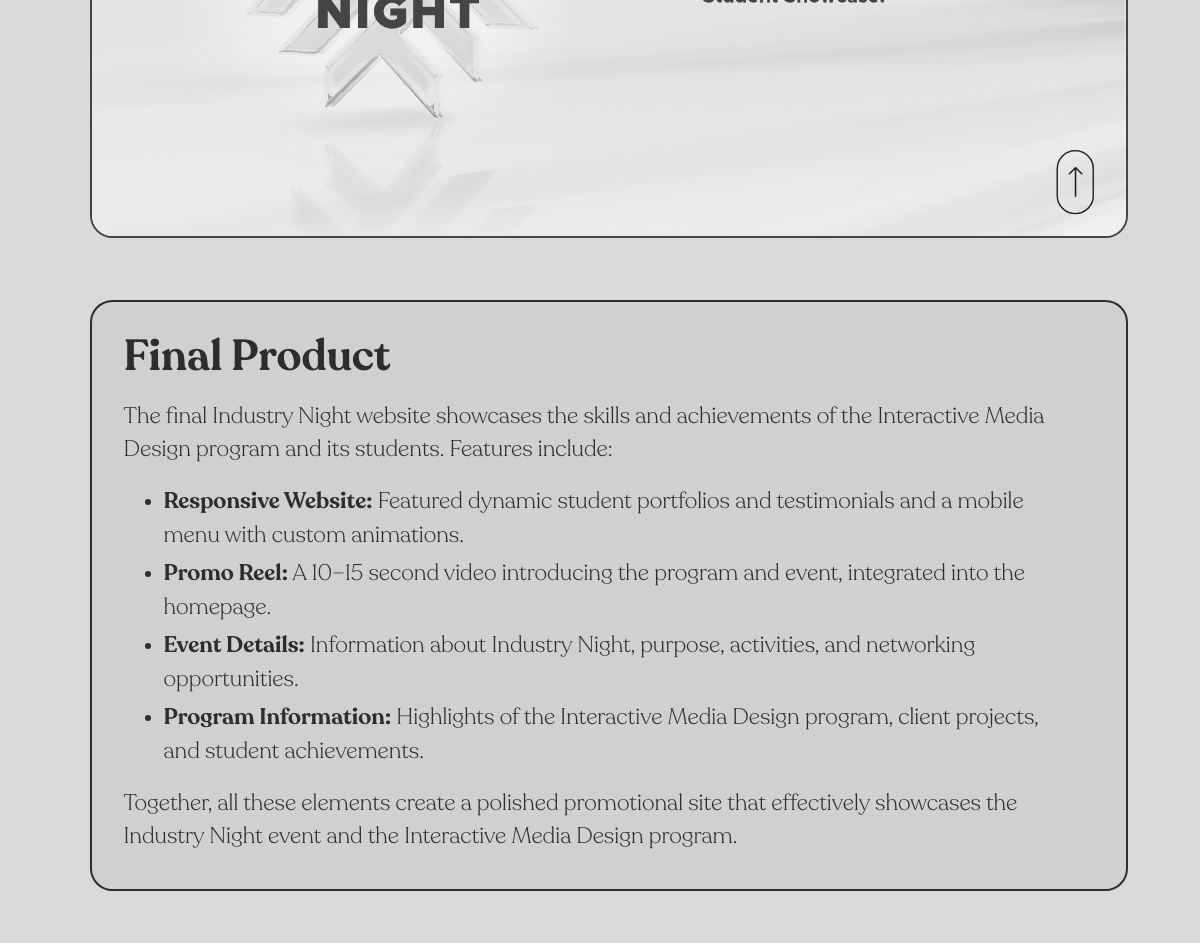
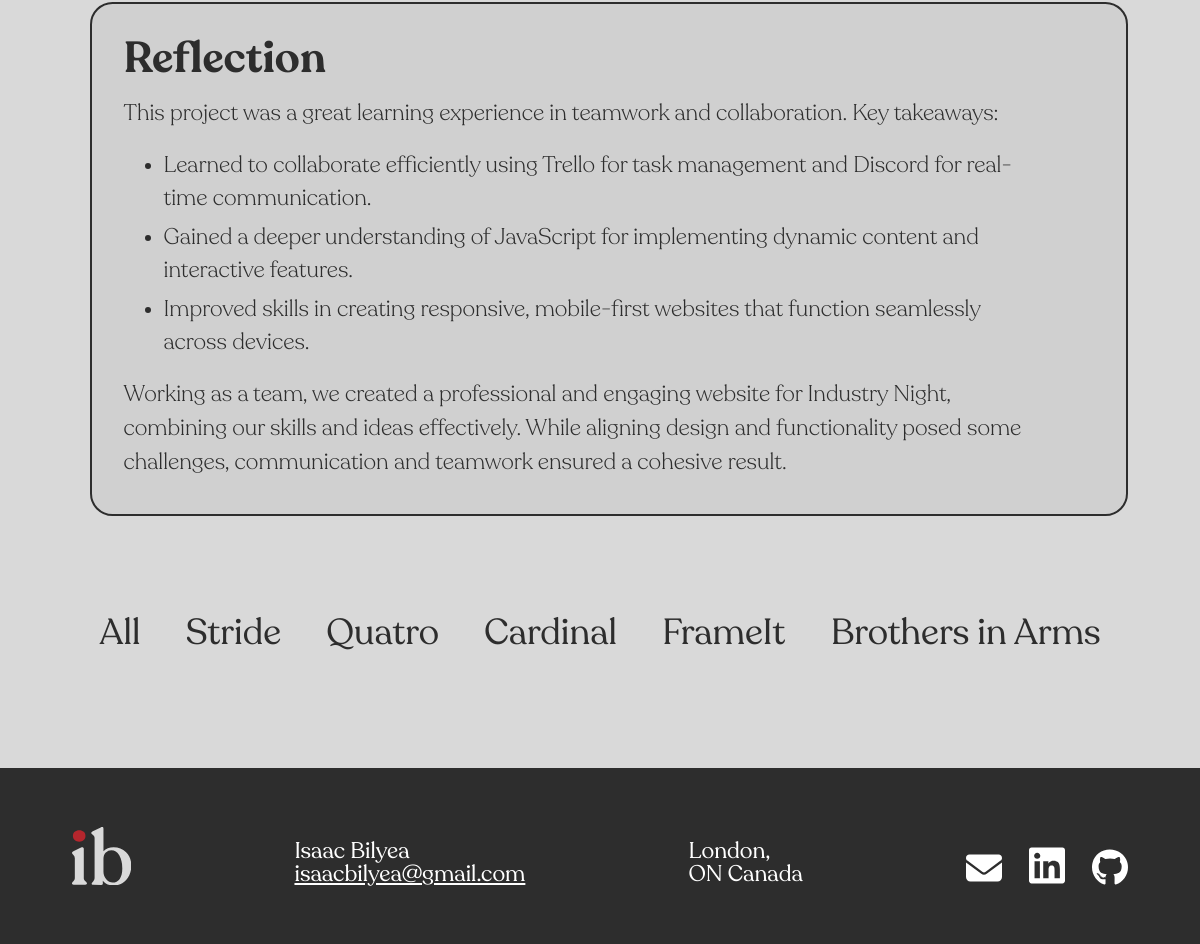
The page /details.php?id=2 (lower part) on the database as committed earlier (2 pictures, top to bottom).
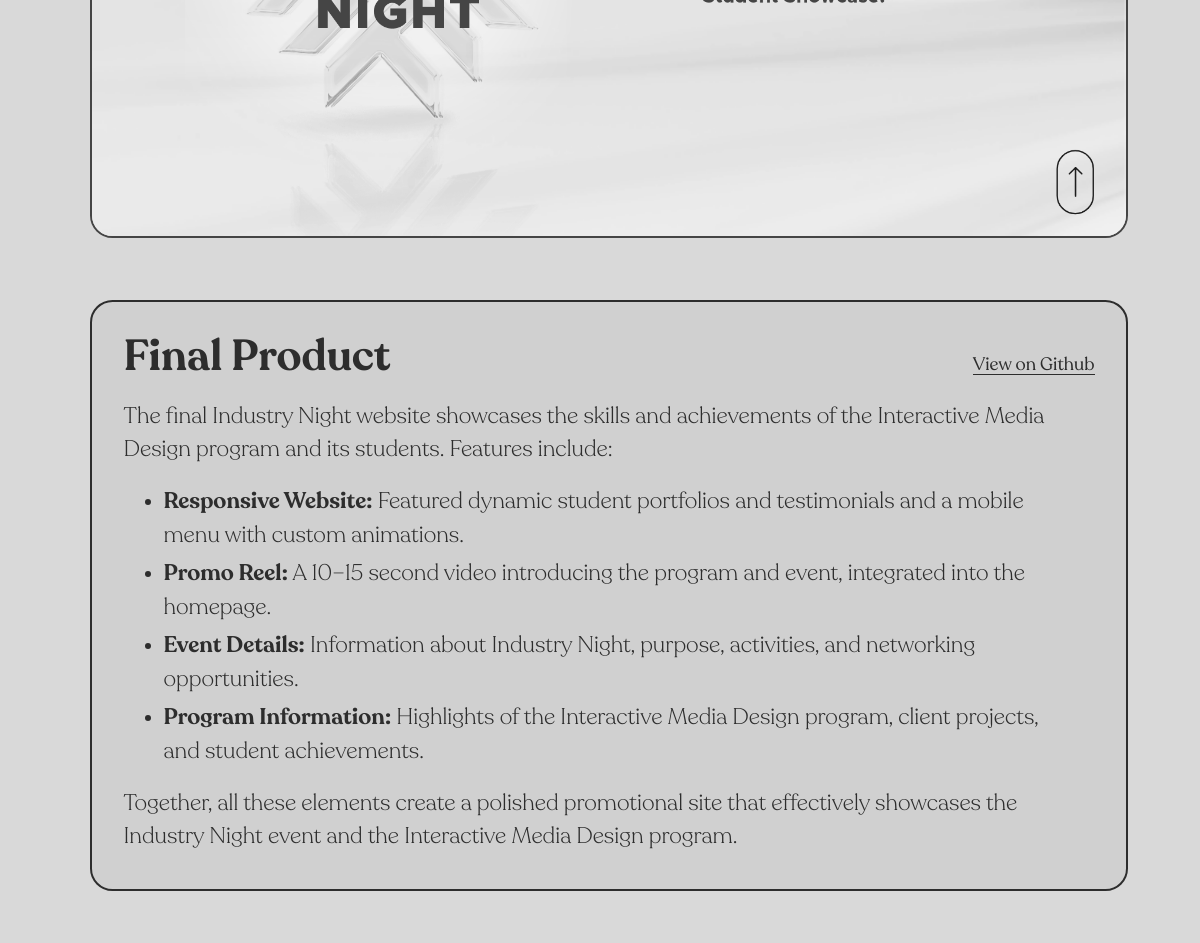
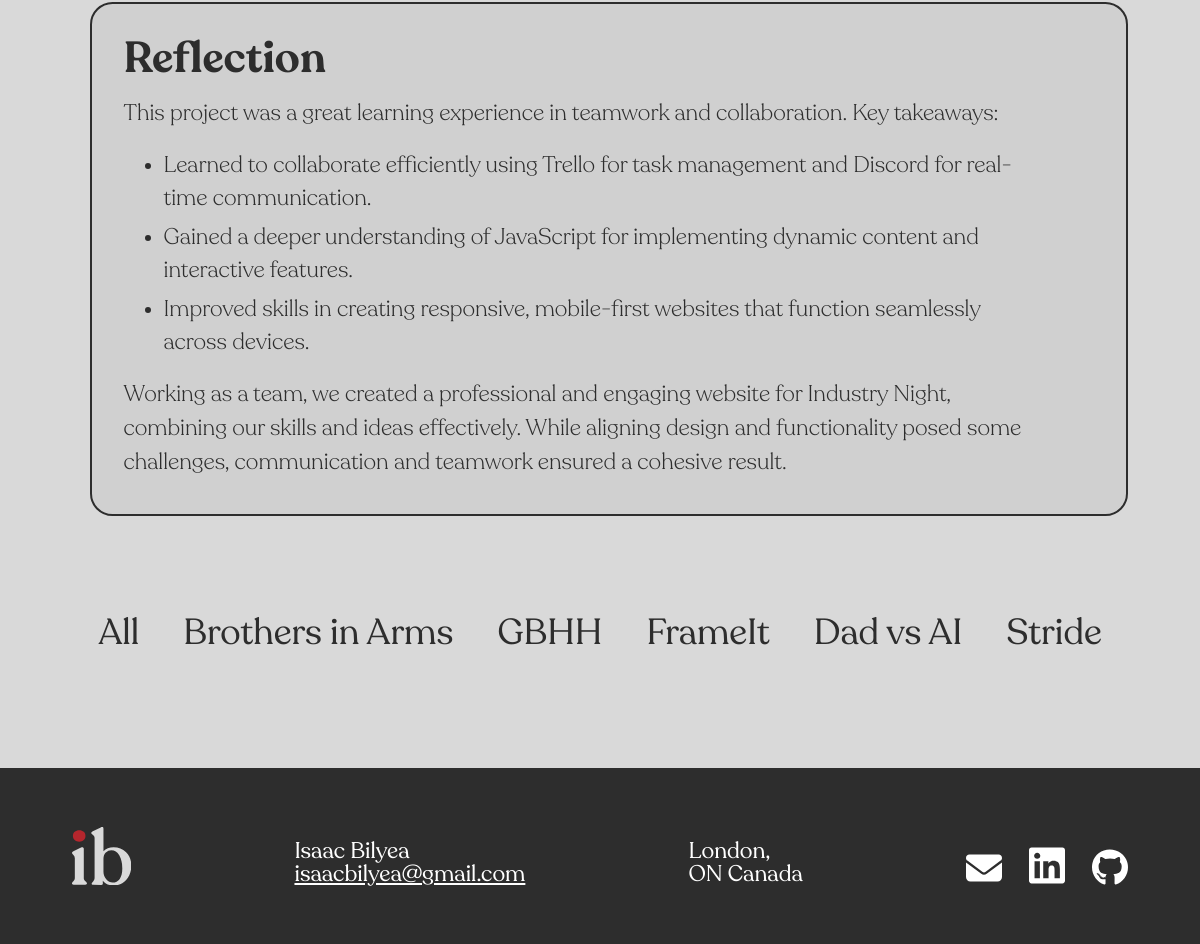
The same page on the database as committed later (2 pictures, top to bottom).
### tables this page shows
CREATE TABLE projects (
  id int UNSIGNED NOT NULL,
  title varchar(150) NOT NULL,
  description varchar(500) NOT NULL,
  cover_image varchar(500) NOT NULL,
  colour varchar(100) NOT NULL,
  overview varchar(2000) NOT NULL,
  summary varchar(1700) NOT NULL,
  problems varchar(2500) NOT NULL,
  research varchar(1500) NOT NULL,
  process varchar(2500) NOT NULL,
  final_product varchar(2300) NOT NULL,
  reflection varchar(2000) NOT NULL,
  link varchar(200) DEFAULT NULL,
  github_link varchar(200) DEFAULT NULL,
  project_order int NOT NULL,
  visible tinyint(1) NOT NULL DEFAULT '1'
);

### details.php (the view, shortened to what this page needs)
<!DOCTYPE html>
<html lang="en">
<?php
require_once('includes/connect.php');
$query = 'SELECT * FROM projects LEFT JOIN media_files ON media_files.project_id = projects.id WHERE projects.id = :projectid';
$stmt = $connect->prepare($query);
$projectid = $_GET['id'];
$stmt->bindParam(':projectid', $projectid, PDO::PARAM_INT);
$stmt->execute();
$row = $stmt->fetch(PDO::FETCH_ASSOC);
$link_query = 'SELECT id, title FROM projects WHERE projects.id != :projectid AND visible = 1 ORDER BY project_order ASC';
$link_results = $connect->prepare($link_query);
$link_results->bindParam(':projectid', $projectid, PDO::PARAM_INT);
$link_results->execute();
$projectColor = ($row['colour'] === 'var(--dot-color)') ? 'var(--dot-color, #DA5C31)' : $row['colour'];
?>
<head>
  <link rel="stylesheet" href="https://cdn.plyr.io/3.7.8/plyr.css">
  <link href="css/main.css?v=041325" rel="stylesheet">
</head>
<body>
  <section id="case-study-con">
    <div class="timeline-layout">
      <div id="case-study-text">
        <div class="study-card-image col-span-full" data-section="Final Product" style="border-color: <?php echo $projectColor; ?>" data-color="<?php echo $projectColor; ?>">
          <img src="images/<?php echo $row['filename']; ?>-finalproduct.png" alt="<?php echo $row['alt']; ?> final product">
        </div>
        <div id="final-product" class="study-card col-span-full" data-section="Final Product">
            <div id="final-product-heading">
              <h3>Final Product</h3>
              <a href="<?php echo $row['github_link']; ?>" target="_blank">View on Github</a>
            </div>
            <p><?php echo $row['final_product']; ?></p>
        </div>
        <div id="reflection" class="study-card col-span-full" data-section="Reflection">
            <h3>Reflection</h3>
            <p><?php echo $row['reflection']; ?></p>
        </div>
      </div>
    </div>
  </section>
  <section id="other-projects" class="grid-con">
    <ul class="col-span-full">
      <li><a href="index.php">All</a>
      <?php
      while ($links = $link_results->fetch(PDO::FETCH_ASSOC)) {
          echo '<li><a href="details.php?id='.$links['id'].'">'.$links['title'].'</a></li>';
      }
      ?>
    </ul>
  </section>
  <footer>
    <div id="footer-con">
      <svg class="logo" xmlns="http://www.w3.org/2000/svg" viewBox="0 0 65.61 64.69">
        <defs>
        </defs>
        <g class="logo-elements" data-name="logo-shapes">
          <path class="logo-letter"
            d="M1.78,63.84c-1.18,0-1.78-.42-1.78-1.27v-.34c0-.51.52-1.24,1.57-2.2,1.04-.96,1.56-2.06,1.56-3.3v-22.18c0-1.3-.52-2.51-1.56-3.64-1.05-1.13-1.57-1.86-1.57-2.2v-.25c0-.45.51-.96,1.52-1.52l8.47-4.23c.96-.39,1.71-.44,2.25-.13.53.31.8.83.8,1.57v32.59c0,1.24.58,2.34,1.74,3.3,1.16.96,1.74,1.69,1.74,2.2v.34c0,.85-.62,1.27-1.86,1.27H1.78Z" />
          <path class="logo-dot" style="fill: <?php echo $projectColor; ?>"
            d="M8.04,16.18c-2.09,0-3.78-.59-5.08-1.78s-1.95-2.71-1.95-4.57.65-3.39,1.95-4.57,2.99-1.78,5.08-1.78,3.68.59,4.95,1.78,1.91,2.71,1.91,4.57-.64,3.39-1.91,4.57-2.92,1.78-4.95,1.78Z" />
          <path class="logo-letter"
            d="M45.97,22.36c5.36,0,9.98,1.88,13.84,5.63,3.86,3.75,5.8,8.71,5.8,14.86s-1.91,11.54-5.72,15.66-8.42,6.18-13.84,6.18c-4.97,0-8.97-1.78-12.02-5.34l.09,3.05c0,1.07-.56,1.61-1.69,1.61l-9.14-.17c-1.02,0-1.52-.39-1.52-1.18v-.25c0-.45.53-1.2,1.61-2.24s1.61-2.19,1.61-3.43V12.28c0-1.02-.3-1.87-.89-2.58s-1.21-1.28-1.83-1.74-.93-.93-.93-1.44v-.25c0-.62.56-1.18,1.69-1.69L31.75.43c.9-.45,1.63-.55,2.2-.3.56.25.85.83.85,1.73v24.97c2.71-2.99,6.43-4.48,11.17-4.48ZM44.86,61.47c3.39,0,6.03-1.35,7.92-4.06,1.89-2.71,2.84-6.52,2.84-11.43,0-6.09-1.12-11.02-3.35-14.77-2.23-3.75-5.15-5.63-8.76-5.63-2.37,0-4.42.92-6.14,2.75-1.72,1.84-2.58,4.11-2.58,6.82v14.31c0,3.1,1.03,5.88,3.09,8.34,2.05,2.46,4.38,3.68,6.98,3.68Z" />
        </g>
      </svg>
      <p id="footer-info">Isaac Bilyea<br><a href="mailto:isaacbilyea@gmail.com" target="_blank">isaacbilyea@gmail.com</a></p>
      <p>London,<br class="desktop-break"> ON Canada</p>
      <div id="sm-links">
        <a href="mailto:isaacbilyea@gmail.com" target="_blank">
          <img src="images/email.svg" alt="email icon">
        </a>
        <a href="https://www.linkedin.com/in/isaacbilyea/" target="_blank">
          <img src="images/linkedin.svg" alt="linkedin icon">
        </a>
        <a href="https://github.com/isaacbilyea" target="_blank">
          <img src="images/github.svg" alt="github icon">
        </a>
      </div>
    </div>
  </footer>
</body>
</html>

Rows that differ between the two databases and show on the page:
no longer on this page (row edited): projects: title "Quatro"
no longer on this page (row edited): projects: title "Cardinal"
changed projects "Brothers in Arms": moves up the list
added projects: title "GBHH"
changed projects "FrameIt": moves down the list
added projects: title "Dad vs AI"
Other text that changed with them:
text now shown: "View on Github"
